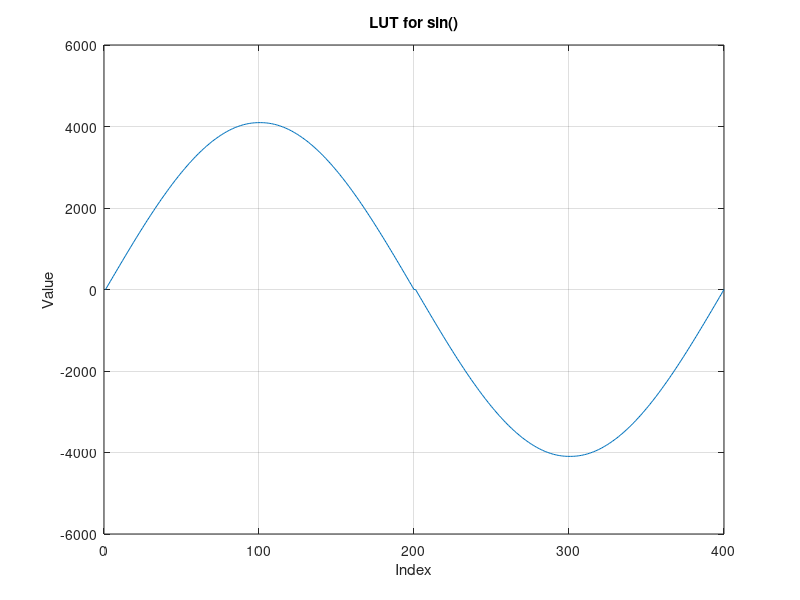

The MATLAB source for this figure:
%**********************************************************************
%  Project: DTMF
%  File: generate_LUT.m
%  Description: generate LUT for sin(), and store it in hex format
%               The LUT is generated for the first quadrant of sin() 
%               and then mirrored to the other quadrants.
%  Author: Ruiqi Tang
%  Timestamp:
%----------------------------------------------------------------------
% Code Revision History:
% Ver:     | Author    | Mod. Date     | Changes Made:
% v1.0.0   | R.T.      | 2024/04/15    | Initial version
% v1.0.0   | R.T.      | 2024/04/16    | modified comments
%**********************************************************************
clear; clc; close all;

N = 100; % resolution of the LUT
x = linspace(0, pi/2, N); % generate N equally spaced points between 0 and pi/2

% calculate the sin value for each x and store them in an array
sinLUT = sin(x);

% map the sin value to 12-bit unsigned integer
sinLUT = round(sinLUT * (2^12-1));

% write the LUT to a file in hex format
fileID = fopen('../sinLUT.hex', 'w');
for i = 1:N
    fprintf(fileID, '%04X\n', sinLUT(i));
end
fclose(fileID);


% demo of read and plot the LUT
fileID = fopen('../sinLUT.hex', 'r');
sinLUT = fscanf(fileID, '%x');
fclose(fileID);

sinLUTr = zeros(1, N*4);
sinLUTr(1:N) = sinLUT;
sinLUTr(N+1:2*N) = sinLUT(end:-1:1);
sinLUTr(2*N+1:3*N) = -sinLUT;
sinLUTr(3*N+1:4*N) = -sinLUT(end:-1:1);

figure;
plot(sinLUTr);
title('LUT for sin()');
xlabel('Index');
ylabel('Value');
grid on;
